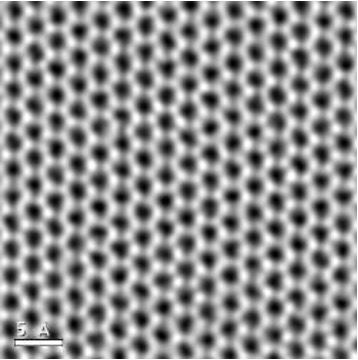
#> input picture TEM imaging project/TEM3.jpg, 358 x 360 px, found by its file name
$ python basicTEM.py
#> lines starting #> are read from the running program, lines starting #| are printed output that depends on the picture
import os
import cv2
import numpy as np
import skimage
from skimage.feature import peak_local_max

# TEM_folder_path = "/Users/prerthanmunireternam/Desktop/CA2DM/TEM imaging project/TEMimages"
# xyz_folder_path = "/Users/prerthanmunireternam/Desktop/CA2DM/TEM imaging project/xyzFiles"

image_path = "/Users/prerthanmunireternam/Desktop/CA2DM/TEM imaging project/TEM3.jpg"

# # Load and preprocess the TEM image
image = cv2.imread(image_path, cv2.IMREAD_GRAYSCALE)
#> image is the input picture: shape (360, 358); min 0, max 255, mean 142.8
blurred = cv2.GaussianBlur(image, (5, 5), 0)
edges = cv2.Canny(blurred, threshold1=50, threshold2=150)
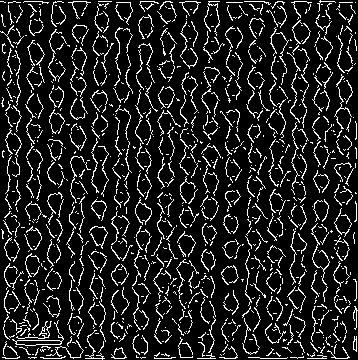
#> edges: shape (360, 358); 12.6% white in thin lines or dots

# # Detect atomic positions
coordinates = peak_local_max(blurred, min_distance=5)
#> coordinates = 400 pairs, first value 5 to 353, second value 5 to 352

# # Convert to Angstroms (assuming scale: 0.1 nm per pixel)
scale_factor = 1.0  # Adjust based on actual TEM scale
xyz_data = ["{} {:.3f} {:.3f} {:.3f}".format("C", x * scale_factor, y * scale_factor, 0.0) for x, y in coordinates]
#> xyz_data = 400 items, first 6: 'C 165.000 91.000 0.000', 'C 175.000 291.000 0.000', 'C 276.000 24.000 0.000', 'C 43.000 292.000 0.000', 'C 49.000 6.000 0.000', 'C 106.000 157.000 0.000'

# # Empty file first
open("graphene.txt", "w").close()

# # Write to XYZ file
with open("graphene.txt", "w") as f:
     f.write(f"{len(coordinates)}\nGraphene structure from TEM\n")
     f.write("\n".join(xyz_data))

$ run again, with TEM imaging project/TEM1.jpg copied over TEM imaging project/TEM3.jpg
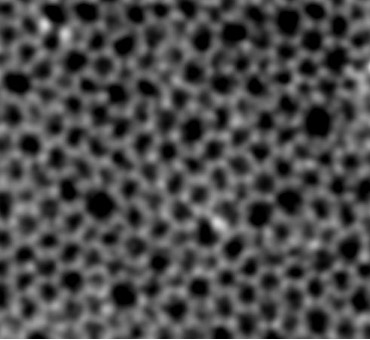
#> input picture TEM imaging project/TEM1.jpg, 370 x 340 px, found by its file name
#> image is the input picture: shape (340, 370); min 0, max 255, mean 73.9
#> `edges = cv2.Canny(blurred, threshold1=50, threshold2=150)`:
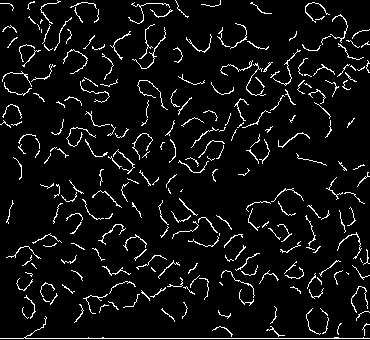
#> edges: shape (340, 370); 6.1% white in thin lines or dots
#> coordinates = 303 pairs, first value 5 to 330, second value 8 to 364
#> xyz_data = 303 items, first 6: 'C 24.000 44.000 0.000', 'C 222.000 217.000 0.000', 'C 33.000 65.000 0.000', 'C 244.000 314.000 0.000', 'C 309.000 106.000 0.000', 'C 88.000 363.000 0.000'

$ run again, with TEM imaging project/TEM2.jpg copied over TEM imaging project/TEM3.jpg
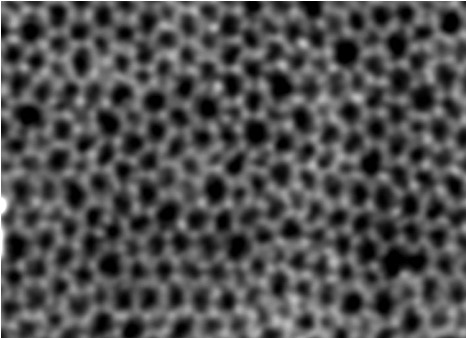
#> input picture TEM imaging project/TEM2.jpg, 466 x 338 px, found by its file name
#> image is the input picture: shape (338, 466); min 0, max 255, mean 79.8
#> `edges = cv2.Canny(blurred, threshold1=50, threshold2=150)`:
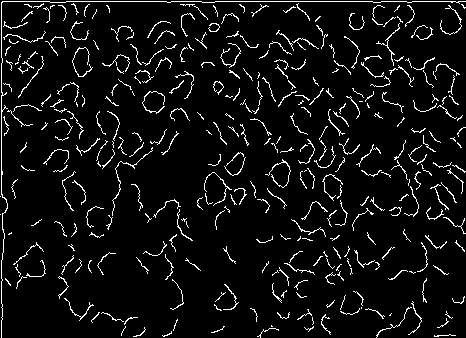
#> edges: shape (338, 466); 6.2% white in thin lines or dots
#> coordinates = 390 pairs, first value 7 to 332, second value 7 to 460
#> xyz_data = 390 items, first 6: 'C 43.000 303.000 0.000', 'C 299.000 294.000 0.000', 'C 97.000 357.000 0.000', 'C 324.000 287.000 0.000', 'C 320.000 276.000 0.000', 'C 261.000 333.000 0.000'

$ run again, with TEM imaging project/TEM4.jpg copied over TEM imaging project/TEM3.jpg
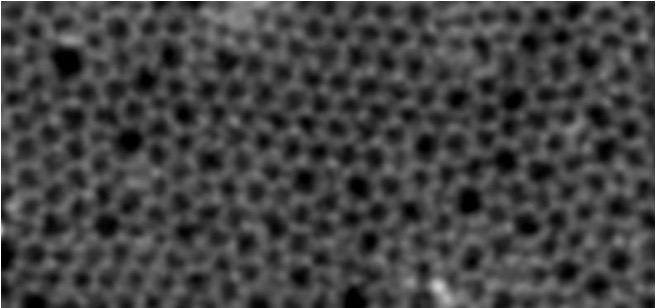
#> input picture TEM imaging project/TEM4.jpg, 656 x 308 px, found by its file name
#> image is the input picture: shape (308, 656); min 0, max 255, mean 67.1
#> `edges = cv2.Canny(blurred, threshold1=50, threshold2=150)`:
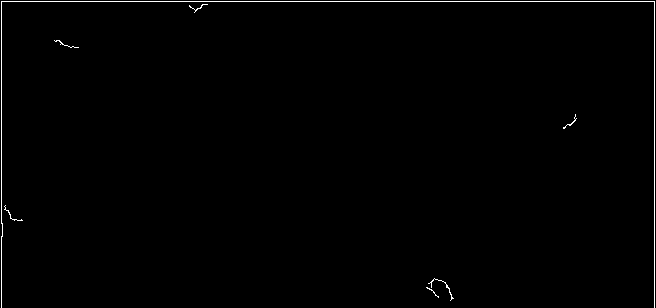
#> edges: shape (308, 656); 0.72% white in thin lines or dots
#> coordinates = 446 pairs, first value 8 to 302, second value 8 to 645
#> xyz_data = 446 items, first 6: 'C 286.000 438.000 0.000', 'C 297.000 446.000 0.000', 'C 39.000 69.000 0.000', 'C 282.000 410.000 0.000', 'C 206.000 12.000 0.000', 'C 15.000 231.000 0.000'
